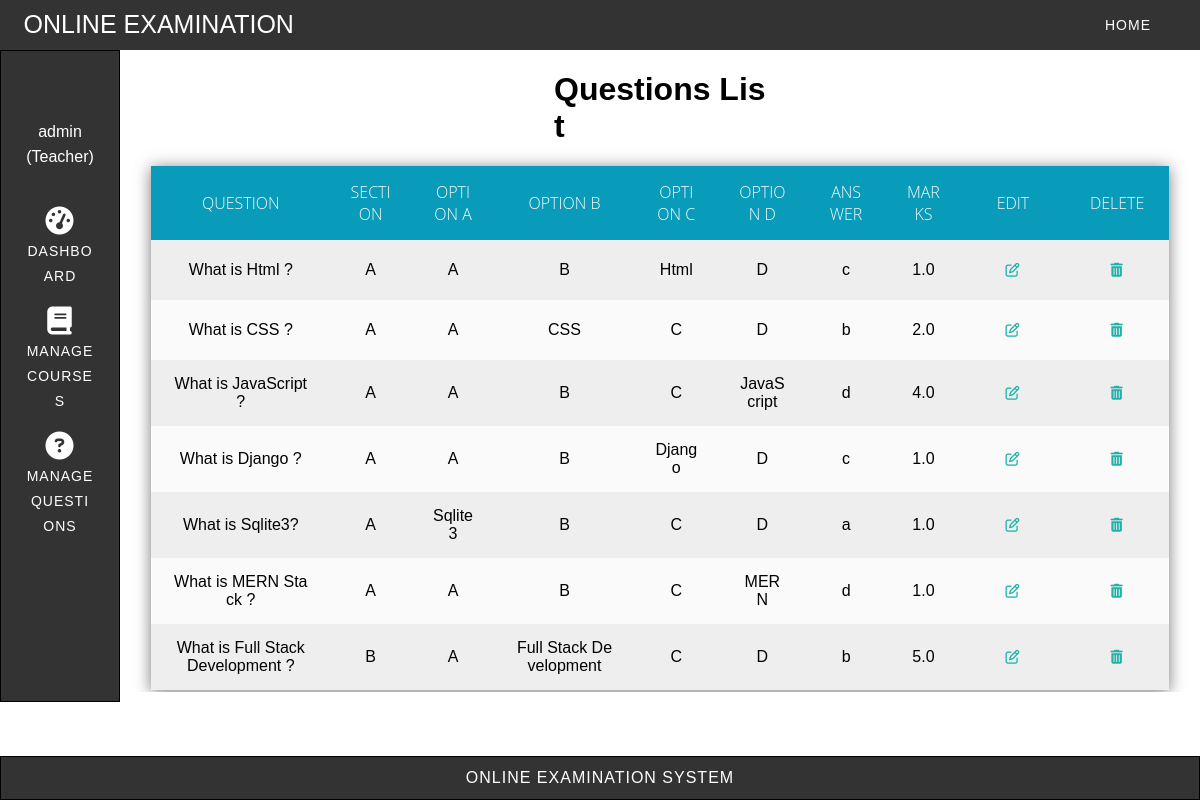
Screenshot of /exam/view_questions/ (signed in) with the database file from the repository.
### exam/models.py (models this page shows)
class Question(models.Model):
    qnos = models.IntegerField(primary_key=True, auto_created=True)
    ques = models.CharField(max_length=140, default='oes')
    optA = models.CharField(max_length=40, default='oes')
    optB = models.CharField(max_length=40, default='oes')
    optC = models.CharField(max_length=40, default='oes')
    optD = models.CharField(max_length=40, default='oes')
    answer = models.CharField(max_length=1, default='oes')
    marks = models.FloatField(default=1)
    section= models.CharField(max_length=20,default='A')
    negative_marks = models.FloatField()
    course = models.ForeignKey(Course, on_delete=models.CASCADE, default=None)

### exam/views.py (the view)
# urls.py: path('view_questions/',view_questions),
def view_questions(request):
    questions = Question.objects.all()
    res = render(request, 'exam/view_questions.html/',
                 {'questions': questions})
    return res

### templates/exam/view_questions.html (shortened to what this page needs)
<!DOCTYPE html>
<html lang="en">
<head>
    <link rel="stylesheet" href="/static/css/view_questions.css">
</head>
<body>
    <div id="main">
        <div id="navbar">
            <nav>
                <div class="logo">Online Examination</div>
                <ul class="menu-area">
                    <li><a href="http://localhost:8000/">Home</a></li>
                </ul>
            </nav>
        </div>
        <div id="center">
            <div id="left">
                <aside>
                    <br>
                    <div id="user-information">
                        <div>{{request.session.realname}}</div>
                        <div>(Teacher)</div>
                    </div>
                    <br>
                    <ul id="left-menu">
                        <li><a href="http://localhost:8000/exam/teacher_after_login/"><i
                                    class="fa-solid fa-gauge-high fa-2x"></i> <br> Dashboard</a></li>
                        <br>
                        <li><a href="http://localhost:8000/exam/teacher_add_courses/"> <i
                                    class="fa-solid fa-book fa-2x"></i><br> Manage <br> Courses</a></li>
                        <br>
                        <li><a href="http://localhost:8000/exam/teacher_add_questions/"><i
                                    class="fa-solid fa-circle-question fa-2x"></i> <br> Manage <br> Questions</a></li>
                    </ul>
                </aside>
            </div>
            <div id="right">
                <div id="content">
                    <h1>Questions List</h1>
                    <table>
                        <tr>
                            <th>Question</th>
                            <th>Section</th>
                            <th>option a</th>
                            <th>option b</th>
                            <th>option c</th>
                            <th>option d</th>
                            <th>Answer</th>
                            <th>Marks</th>
                            <th>Edit</th>
                            <th>Delete</th>
                        </tr>
                        {% for question in questions %}
                        <tr>
                            <td>{{question.ques}}</td>
                            <td>{{question.section}}</td>
                            <td>{{question.optA}}</td>
                            <td>{{question.optB}}</td>
                            <td>{{question.optC}}</td>
                            <td>{{question.optD}}</td>
                            <td>{{question.answer}}</td>
                            <td>{{question.marks}}</td>
                            <td><a href="http://localhost:8000/exam/edit_question?qno={{question.qnos}}"><i
                                        class="fa-regular fa-pen-to-square"></i></a>
                            </td>
                            <td><a href="http://localhost:8000/exam/delete_question?qno={{question.qnos}}"><i
                                        class="fa-solid fa-trash-can"></i></a>
                            </td>
                        </tr>
                        {% endfor %}
                    </table>
                </div>
            </div>
        </div>
        <div id="footer">
            <div id="footer-text">
                Online Examination System
            </div>
        </div>
    </div>
</body>
</html>

### static/css/view_questions.css (style rules this page uses)
* { margin: 0; padding: 0; outline: 0; box-sizing: border-box; }
body { font-family: sans-serif; }
#main { position: relative; display: flex; flex-direction: column; height: 100%; }
#navbar { position: sticky; top: 0%; width: 100%; z-index: 10; }
nav { margin: 0 auto; padding: 10px 0; background: #333; text-align: right; padding-right: 2%; }
.logo { width: 35%; float: left; text-transform: uppercase; color: #fff; font-size: 25px; text-align: left; padding-left: 2%; }
.menu-area li { display: inline-block; }
li a { text-decoration: none; }
li { list-style-type: none; }
a { color: #fff; font-weight: 300; letter-spacing: 1px; text-transform: uppercase; display: block; padding: 0 25px; font-size: 14px; line-height: 30px; z-index: 1; }
#center { display: flex; flex-direction: row; height: 652px; margin-bottom: 3.3%; width: 100%; }
#left { width: 10%; word-break: break-all; overflow: hidden; }
#left li a { line-height: 25px; }
aside { border: 1px solid black; height: 100%; color: white; margin: 0 auto; padding: 30px 0; background: #333; z-index: -1; text-align: center; }
#user-information { line-height: 25px; margin: 20px; }
#right { padding: 10px; display: flex; flex-direction: row; width: 90%; }
#content { word-break: break-all; width: 100%; position: relative; overflow: hidden; }
#content a { color: lightseagreen; text-decoration: none; }
h1 { margin: 1% 40%; }
table { width: 96%; border-collapse: collapse; border-spacing: 0; box-shadow: 0 2px 15px rgba(64, 64, 64, .7); overflow: hidden; margin-left: 2%; margin-right: 2%; margin-top: 2%; }
td, th { padding: 15px 20px; text-align: center; }
th { background-color: rgb(8, 156, 186); color: #fafafa; font-family: 'Open Sans', Sans-serif; font-weight: 200; text-transform: uppercase; }
tr { width: 100%; background-color: #fafafa; font-family: 'Montserrat', sans-serif; }
tr:nth-child(even) { background-color: #eeeeee; }
#footer { position: fixed; bottom: 0px; width: 100%; z-index: 10; }
#footer-text { border: 1px solid black; color: white; margin: 0 auto; padding: 1% 0; background: #333; text-align: center; letter-spacing: 1px; text-transform: uppercase; }

### rows the page displays
Question: ques "What is Html ?", section "A", optA "A", optB "B", optC "Html", optD "D", answer "c", marks "1.0"
Question: ques "What is CSS ?", section "A", optA "A", optB "CSS", optC "C", optD "D", answer "b", marks "2.0"
Question: ques "What is JavaScript ?", section "A", optA "A", optB "B", optC "C", optD "JavaScript", answer "d", marks "4.0"
Question: ques "What is Django ?", section "A", optA "A", optB "B", optC "Django", optD "D", answer "c", marks "1.0"
Question: ques "What is Sqlite3?", section "A", optA "Sqlite3", optB "B", optC "C", optD "D", answer "a", marks "1.0"
Question: ques "What is MERN Stack ?", section "A", optA "A", optB "B", optC "C", optD "MERN", answer "d", marks "1.0"
Question: ques "What is Full Stack Development ?", section "B", optA "A", optB "Full Stack Development", optC "C", optD "D", answer "b", marks "5.0"

### other values shown
{{ request.session.realname }} "admin"
